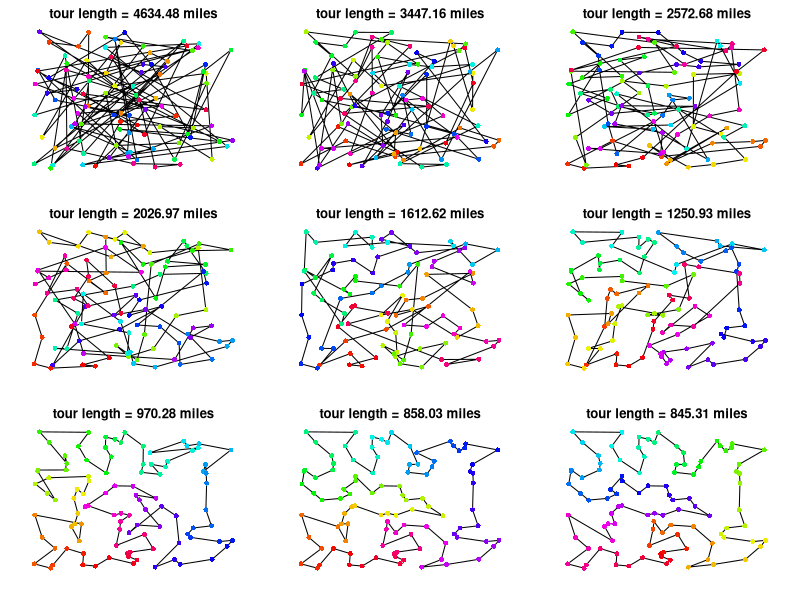
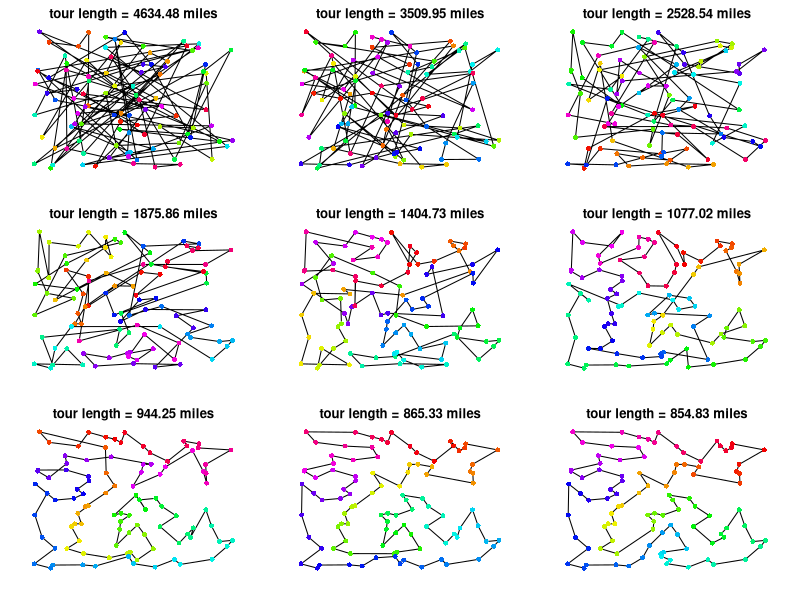

R code for these plots, in order: (Note: a time limit stopped this script after it produced the figures.)
set.seed(10)

# #####################################################
#
# Auxillary functions.
#
# #####################################################
#Generate n cities from a height by width square mile region.
generate_cities <- function(n = 100, height = 100, width = 100) {
  cities <- matrix(0, nrow = n, ncol = 2)
  cities[, 1] <- runif(n, 0, width)
  cities[, 2] <- runif(n, 0, height)
  
  return(cities)
}

#Swap two elements in a vector.
swap <- function(x, move) {
  move <- sort(move)
  x[seq(move[1], move[2])] <- x[seq(move[2], move[1])]
  x
}

#Distance measure between two cities.
distance <- function(city_a, city_b) {
  d <- city_b - city_a
  dist <- t(d) %*% d
  sqrt(dist)
}

#Create a scatterplot representing a tour.
tour_plot <- function(tour, cities, POINTS = TRUE, ...) {
  len <- round(tour_length(tour, cities), digits = 2)
  plot(c(cities[tour, 1], cities[tour[1], 1]), 
       c(cities[tour, 2], cities[tour[1], 2]),
       type = "l", main = paste("tour length =", len, "miles"),
       xlab = "", ylab = "", ...)
  if(POINTS) {
    color <- hsv(seq(0, 1, 1/n), 1, 0.95)
    points(cities[tour, 1], cities[tour, 2], pch = 16, col = color)
  }
}

#Compute the length of a tour.
tour_length <- function(tour, cities) {
  #Number of cities
  n <- length(tour)
  
  #Compute length of tour by summing the distances between each city.
  d <- 0
  for(i in 1:(n-1)) {
    d <- d + distance(cities[tour[i], ], cities[tour[i+1], ]) #Distance between cities i and i+1.
  }
  d <- d + distance(cities[tour[n], ], cities[tour[1], ]) #Loop end of tour back to beginning.
  
  d
}

#Compute the change in length of a tour after swapping cities i and j.
tour_change <- function(tour, cities, move) {
  #return(tour_length(swap(tour, move), cities) - tour_length(tour, cities))
  n <- nrow(cities)
  
  i <- move[1]
  j <- move[2]
  im1 <- ifelse(i - 1 < 1, n, i - 1)
  jp1 <- ifelse(j + 1 > n, 1, j + 1)
  
  new_distance <- distance(cities[tour[im1], ], cities[tour[j], ]) +
    distance(cities[tour[i], ], cities[tour[jp1], ])
  
  old_distance <- distance(cities[tour[im1], ], cities[tour[i], ]) +
    distance(cities[tour[j], ], cities[tour[jp1], ])

  new_distance - old_distance
}



# #####################################################
#
# Simulated annealing.
#
# #####################################################
#Simulated Annealing algorithm.
SA <- function(cities, tour = NULL, initial_t = 10, ITER = 10^5, HISTORY = TRUE) {
  n <- nrow(cities) #Number of cities
  
  #Initialize a tour.
  if(is.null(tour)) {
    tour <- sample(1:n, n)
  }
  
  #Initialize the temperature
  t <- initial_t
  
  #Keep track of all the tours (for plotting purposes later).
  if(HISTORY) {
    tour_history <- matrix(0, nrow = ITER/2, ncol = n)
    tour_history[1, ] <- tour
    changes <- 2
  }
  
  #Begin SA:
  for(iter in 1:ITER) {
    #Sample a new tour.
    move <- sort(sample(1:n, 2)) #Lin move. Choose two points to swap
    new_tour <- swap(tour, move)
    
    #Compute the change in distance of the tour length.
    delta_dist <- tour_change(tour, cities, move)
    
    #Determine if new tour should be accepted.
    if(delta_dist < 0) {
      tour <- new_tour
      if(HISTORY) {
        tour_history[changes, ] <- tour
        changes <- changes + 1
      }
    } else {
      u <- runif(1, 0, 1)
      if(exp(-delta_dist/t) > u) {
        tour <- new_tour
        if(HISTORY) {
          tour_history[changes, ] <- tour
          changes <- changes + 1
        }
      }
    }
    
    #Cool the temperature (square root cooling rate).
    t <- initial_t/sqrt(iter)
  }
  
  if(HISTORY) {
    tour_history = tour_history[1:(changes-1), ]
  } else {
    tour_history = NULL
  }
  
  return(list(shortest_tour = tour_length(tour, cities),
              tour_history = tour_history))
}


# #####################################################
#
# Stochastic approximation annealing.
#
# #####################################################
#Find which subset t belongs to in the sampling space partition.
get_E_index<-function(t, E){
  m <- length(E)
  #First check edge cases.
  if(t < E[1]) {
    return(1)
  } else if (t >= E[m]) {
    return(m + 1)
  } 
  
  #Binary search to find which subset contains t.
  binary_search <- function(t, indicies) {
    m <- length(indicies)
    if(m == 1) {
      if(t < E[indicies]) {
        return(indicies)
      } else {
        return(indicies + 1)
      }
    }
    i <- ceiling(m/2) + 1 #Start in the middle of the set of indicies.
    if(t >= E[indicies[i - 1]] && t < E[indicies[i]]) {
      return(indicies[i])
    }
    if(t < E[indicies[i - 1]]) {
      return(binary_search(t, indicies[1:(i - 1)]))
    } else {
      return(binary_search(t, indicies[i:m]))
    }
  }
  
  return(binary_search(t, 2:m))
}

#Simulated Annealing algorithm.
SAA <- function(cities, tour = NULL, initial_t = 10, ITER = 10^5, HISTORY = TRUE) {
  
  n <- nrow(cities) #Number of cities
  
  # Define initial values for SAMC
  E <- seq(750, 1000, length.out = 100)
  m <- length(E)
  theta <- rep(0, m + 1)
  PI <- 1/(m + 1) #(m + 1):1/(sum(1:(m + 1)))
  t0 <- 1000
  gamma <- t0/pmax(t0, 1:ITER)
  
  #Initialize a tour.
  if(is.null(tour)) {
    tour <- sample(1:n, n)
  }
  
  #Compute initial tour length.
  dist <- tour_length(tour, cities)
  
  #Find E index of current tour length.
  index <- get_E_index(dist, E)
  
  #Initialize the temperature
  t <- initial_t
  
  #Keep track of all the tours (for plotting purposes later).
  if(HISTORY) {
    tour_history <- matrix(0, nrow = ITER/2, ncol = n)
    tour_history[1, ] <- tour
    changes <- 2
  }
  
  #Begin SAA:
  for(iter in 1:ITER) {
    #Sample a new tour.
    move <- sort(sample(1:n, 2)) #Lin move. Choose two points to swap
    new_tour <- swap(tour, move)
    
    #Compute the change in distance of the tour length.
    delta_dist <- tour_change(tour, cities, move)

    #Determine if new tour should be accepted.
    if(delta_dist < 0) { 
      tour <- new_tour
      dist <- dist + delta_dist
      index <- get_E_index(dist, E)
      if(HISTORY) {
        tour_history[changes, ] <- tour
        changes <- changes + 1
      }
    } else {
      u <- runif(1, 0, 1) 
      new_index <- get_E_index(dist + delta_dist, E)
      if(exp(-delta_dist/t + theta[index] - theta[new_index]) > u){
        tour <- new_tour
        dist <- dist + delta_dist
        index <- new_index
        if(HISTORY) {
          tour_history[changes, ] <- tour
          changes <- changes + 1
        }
      } 
    }
    
    #Update theta.
    indicator <- rep(0, m + 1)
    indicator[index] <- 1
    theta <- theta + gamma[iter]*(indicator - PI)
    
    #Cool the temperature (square root cooling rate).
    t <- initial_t/sqrt(iter)
  }
  
  
  if(HISTORY) {
    tour_history = tour_history[1:(changes-1), ]
  } else {
    tour_history = NULL
  }
  
  return(list(shortest_tour = tour_length(tour, cities),
              tour_history = tour_history,
              theta = theta))
}



# #####################################################
#
# Simulations.
#
# #####################################################
#m simulations are performed; the shortest tour from SA and SAA will be saved.
m <- 100
shortest_tours <- matrix(0, nrow = m, ncol = 2)

##########################################
# Perform one simulation and store graphs.
##########################################
n <- 100 
cities <- generate_cities(n)

#Run SA and create graphs.
SA_results <- SA(cities, tour = 1:n)

png("images/SA_TSP_history.png", 1800, 1800, res = 240)
par(mfrow = c(3, 3), mar = rep(2, 4))
for(index in ceiling(seq(1, nrow(SA_results$tour_history), length.out = 9))) {
  tour_plot(SA_results$tour_history[index, ], cities, axes = FALSE)
  print(SA_results$shortest_tour)
}
dev.off()

#Run SAA and create graphs.
SAA_results <- SAA(cities, tour = 1:n)

png("images/SAA_TSP_history.png", 1800, 1800, res = 240)
par(mfrow = c(3, 3), mar = rep(2, 4))
for(index in ceiling(seq(1, nrow(SAA_results$tour_history), length.out = 9))) {
  tour_plot(SAA_results$tour_history[index, ], cities, axes = FALSE)
  print(tour_length(SAA_results$tour_history[index, ], cities))
}
dev.off()

shortest_tours[1, ] <- c(SA_results$shortest_tour, SAA_results$shortest_tour)

###################################
# Perform m - 1 more simulations.
###################################
for(i in 2:m) {
  shortest_tours[i, 1] <- (SA(generate_cities(n), tour = 1:n, 
                              HISTORY = FALSE))$shortest_tour
  shortest_tours[i, 2] <- (SAA(generate_cities(n), tour = 1:n, 
                               HISTORY = FALSE))$shortest_tour
}

write.csv(shortest_tours, "shortest_tours_10^5_iterations")
library("ggplot2")
colnames(shortest_tours) <- c("SA", "SAA")

par(mfrow = c(1, 1), mar = c(5, 4, 4, 2) + 1)
png("images/SA_vs_SAA.png", 400, 400, res = 100)
plot(shortest_tours[, 1], shortest_tours[, 2], pch = 16, 
     main = "Shortest paths from in 100 simulations",
     xlab = "SA", ylab = "SAA")
abline(v = mean(shortest_tours[, 1]), col = "red")
abline(h = mean(shortest_tours[, 2]), col = "red")
dev.off()
